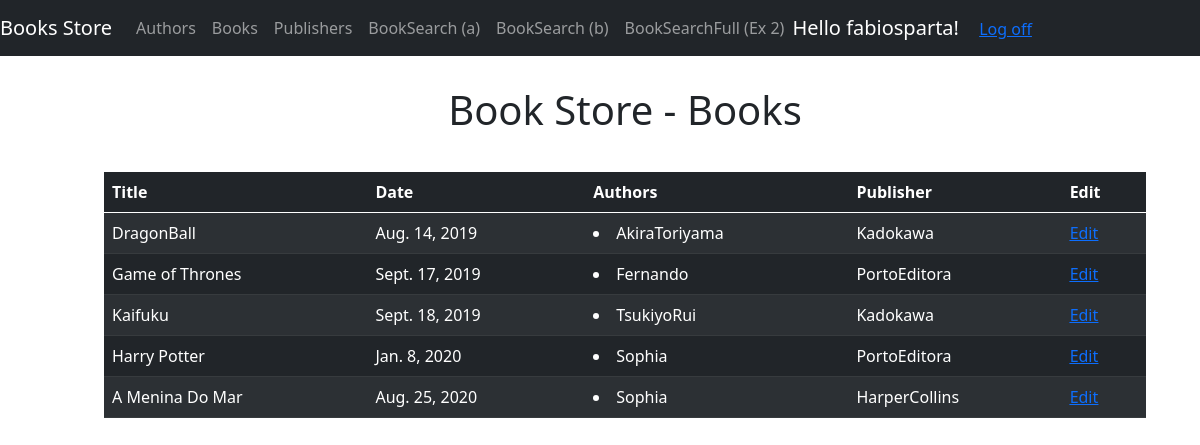
The app's page /books (signed in) with its own data.
### booksApp/models.py (models this page shows, shortened)
class Book(models.Model):
    title = models.CharField(max_length=100)
    date = models.DateField()
    authors = models.ManyToManyField(Author)
    publisher = models.ForeignKey(Publisher, on_delete=models.CASCADE)

class Author(models.Model):
    name = models.CharField(max_length=70)
    email = models.EmailField()

class Publisher(models.Model):
    name = models.CharField(max_length=70)
    city = models.CharField(max_length=50)
    country = models.CharField(max_length=50)
    website = models.URLField()
    def __str__(self):
        return self.name

### booksApp/views.py (the view)
# urls.py: path('books', views.books, name='books'),
def books(request):
    tparams = {
        'title': 'Books',
        'books': Book.objects.all()
    }
    return render(request, 'Books.html', tparams)

### templates/Books.html (shortened to what this page needs)
{% extends "layout.html" %}
{% block content %}
    <div class="container">
        <h1 style="text-align: center; padding-bottom: 30px; padding-top: 20px"> Book Store - Books </h1>
    {% if books %}
        <table class="table table-dark table-striped">
  <thead>
    <tr>
      <th scope="col">Title</th>
      <th scope="col">Date</th>
      <th scope="col">Authors</th>
      <th scope="col">Publisher</th>
        <th scope="col">Edit</th>
    </tr>
  </thead>
  <tbody>
   {%  for book in books %}
    <tr>
    <td>{{ book.title }}</td>
    <td>{{ book.date }}</td>
    <td>{% for a in book.authors.all %}
                    <li style="text-decoration: none"> {{ a.name }}</li>
                {% endfor %}</td>
    <td>{{ book.publisher }}</td>
    {% if user.is_authenticated and  user.is_superuser %}
        <td> <a href="/edit/book/{{ book.title }}">  <u> Edit </u>  </a> </td>
    {% else %}
        <td> <a onclick="denyEditAlert()">  <u> Edit </u>  </a> </td>
    {% endif %}
    </tr>
    {% endfor %}
  </tbody>
</table>
    {% else %}
    <p> Did not find any result.</p>
    {% endif %}
    </div>
{% endblock %}
{% block scripts %}
    {% load static %}
{% endblock %}

### templates/loginpartial.html (shortened to what this page needs)
{% if user.is_authenticated %}
<form id="logoutForm" action="/logout" method="get" class="form-inline my-2 my-lg-0">
    <span class="navbar-brand">Hello {{ user.username }}!</span>
    <a href="javascript:document.getElementById('logoutForm').submit()">Log off</a>
</form>
{% else %}
<ul class="navbar-nav navbar-right">
    <li><a href="{% url 'login' %}">Log in</a></li>
</ul>
{% endif %}

### templates/layout.html (style rules this page uses)
body { padding: 50px 30px 50px 80px; }

### records on screen
Book: title "DragonBall", date "Aug. 14, 2019", publisher "Kadokawa"
Author: name "AkiraToriyama"
Book: title "Game of Thrones", date "Sept. 17, 2019", publisher "PortoEditora"
Author: name "Fernando"
Book: title "Kaifuku", date "Sept. 18, 2019", publisher "Kadokawa"
Author: name "TsukiyoRui"
Book: title "Harry Potter", date "Jan. 8, 2020", publisher "PortoEditora"
Author: name "Sophia"
Book: title "A Menina Do Mar", date "Aug. 25, 2020", publisher "HarperCollins"

### other values on screen
{{ user.username }} "fabiosparta"
